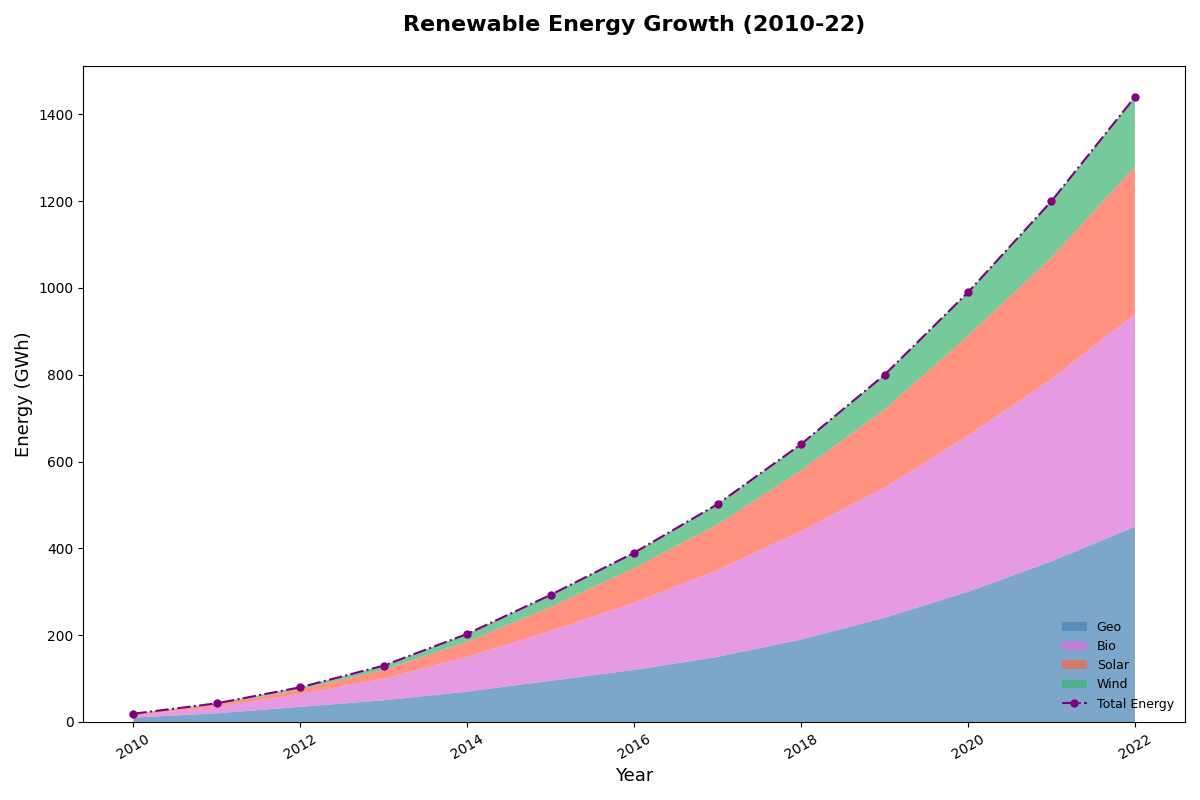

Write Python code to recreate this figure.
import matplotlib.pyplot as plt
import numpy as np

years = np.arange(2010, 2023)

solar_energy = np.array([10, 20, 35, 50, 70, 95, 120, 150, 190, 240, 300, 370, 450])
wind_energy = np.array([5, 15, 30, 50, 80, 115, 155, 200, 250, 300, 360, 420, 490])
biomass_energy = np.array([3, 5, 10, 20, 35, 55, 80, 105, 140, 180, 230, 280, 340])
geothermal_energy = np.array([1, 3, 5, 10, 18, 28, 35, 47, 60, 80, 100, 130, 160])

energy_data = np.vstack([solar_energy, wind_energy, biomass_energy, geothermal_energy])
total_energy = solar_energy + wind_energy + biomass_energy + geothermal_energy

fig, ax = plt.subplots(figsize=(12, 8))
colors = ['#4682B4', '#DA70D6', '#FF6347', '#3CB371']  # Shuffled color set

ax.stackplot(years, energy_data, labels=['Geo', 'Bio', 'Solar', 'Wind'], colors=colors, alpha=0.7)

ax.plot(years, total_energy, color='purple', linestyle='-.', linewidth=1.5, marker='o', markersize=5, label='Total Energy')

ax.set_title('Renewable Energy Growth (2010-22)', fontsize=16, weight='bold', pad=25)
ax.set_xlabel('Year', fontsize=13)
ax.set_ylabel('Energy (GWh)', fontsize=13)

ax.legend(loc='lower right', fontsize=9, frameon=False)

ax.grid(False)

plt.xticks(rotation=30)

plt.tight_layout()

plt.show()
